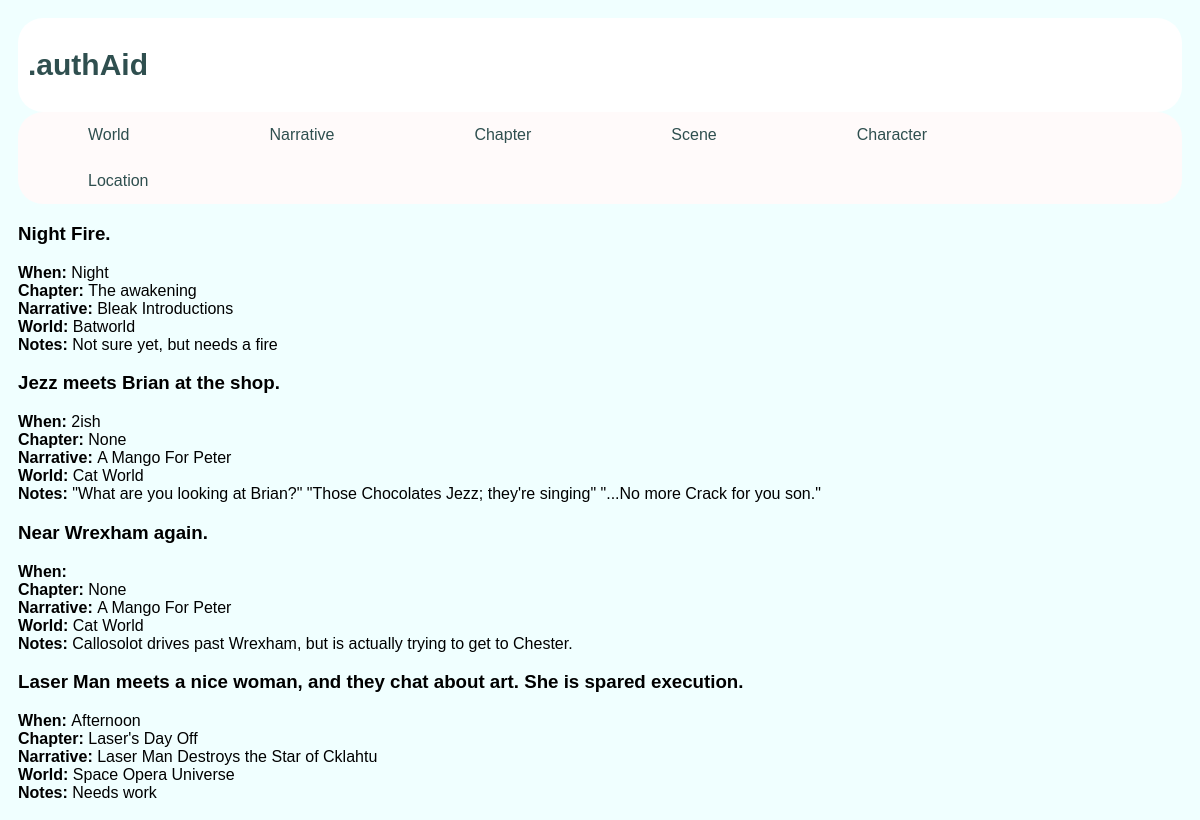
Page /author/scene/ on the earlier database version.
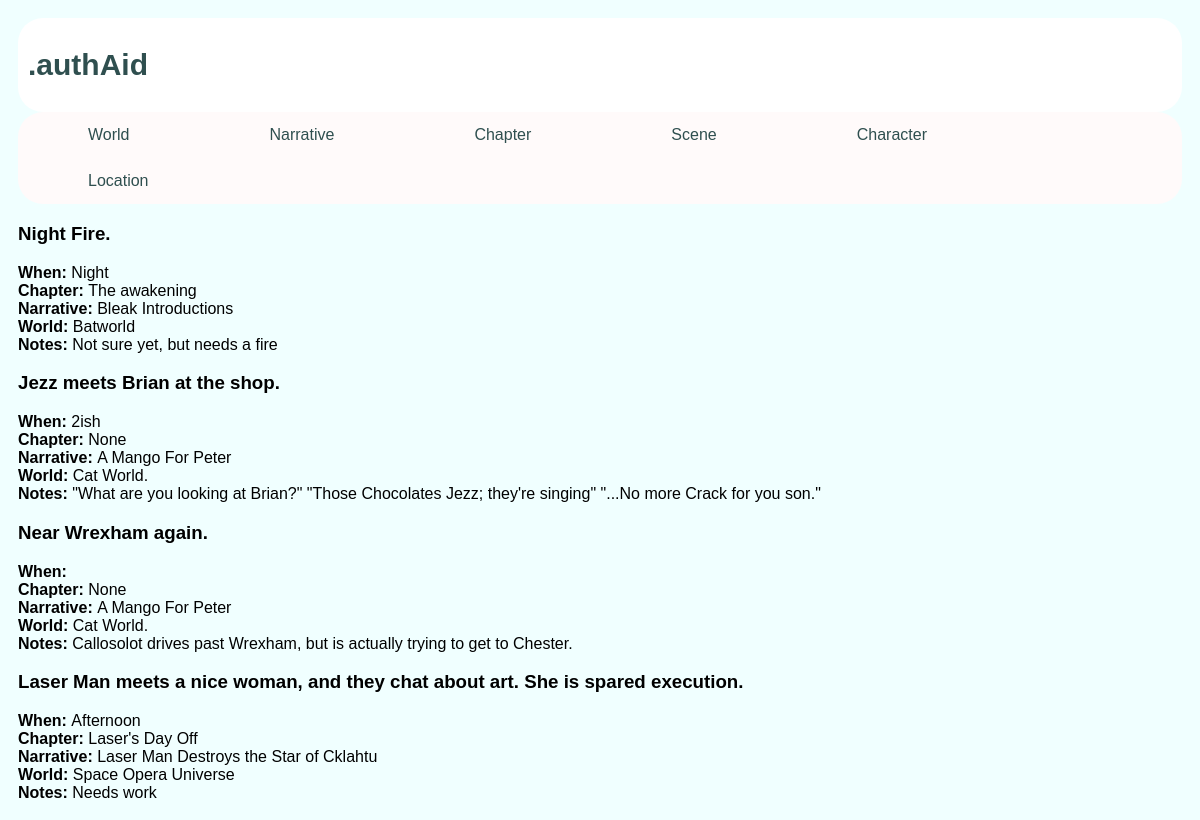
Same page on the later database version.
### author/models.py (models this page shows, shortened)
class Scene(models.Model):
    description = models.CharField(max_length=description_length, default='',blank=True)
    notes = notes_all
    time_and_or_date = models.CharField(max_length=100, default='',blank=True)
    chapter = models.ForeignKey(Chapter,on_delete=models.CASCADE, null=True,blank=True)
    ngi = models.ForeignKey(NarrativeGeneralInfo, on_delete=models.CASCADE, null=True,blank=True)
    world = models.ForeignKey(World, on_delete=models.CASCADE, null=True,blank=True)

class World(models.Model):
    name = models.CharField(max_length=name_length, default='',blank=True)
    description = models.CharField(max_length=description_length, default='',blank=True)
    notes = notes_all
    def __str__(self):
        return self.name

class NarrativeGeneralInfo(models.Model):
    title = models.CharField(max_length=name_length,default='',blank=True)
    description = models.CharField(max_length=description_length,default='',blank=True)
    notes = notes_all
    setting = models.CharField(max_length=2000, default='',blank=True)
    genre = models.CharField(max_length=200, default='',blank=True)
    world = models.ForeignKey(World,on_delete=models.CASCADE, null=True,blank=True)
    def __str__(self):
        return self.title

class Location(models.Model):
    name = models.CharField(max_length=name_length, default='',blank=True)
    description = models.CharField(max_length=description_length, default='',blank=True)
    notes = notes_all
    world = models.ForeignKey(World, on_delete=models.CASCADE, null=True,blank=True)
    scenes = models.ManyToManyField(Scene,blank=True)
    chapters = models.ManyToManyField(Chapter,blank=True)

### author/views.py (the view)
# urls.py: path('scene/',views.SceneView.as_view(), name='scene'),
class SceneView(ListView):
    template_name = 'author/scene.html'
    context_object_name = 'scene_list'
    def get_queryset(self):
        return Scene.objects.all().order_by('world')

### author/models.py (called while the page is built)
    def __str__(self):
        return self.title

### author/templates/author/scene.html (shortened to what this page needs)
<!DOCTYPE html>
<html lang="en">
<head>
</head>
<body>
{% extends "author/base.html" %}
{%block content%}
{%if scene_list%}
    {%for scene in scene_list%}
        <h3>{{scene.description}}</h3>
        <b>When: </b>{{scene.time_and_or_date}}<br>
        <b>Chapter: </b>{{scene.chapter}}<br>
        <b>Narrative: </b>{{scene.ngi}}<br>
        <b>World: </b>{{scene.world }}<br>
        <b>Notes: </b>{{scene.notes}}<br>
    {%endfor%}
{%endif%}
{%endblock%}

Differences in the rows shown:
changed through a linked row, Scene "Jezz meets Brian at the shop.": world "Cat World" → "Cat World."
changed through a linked row, Scene "Near Wrexham again.": world "Cat World" → "Cat World."
